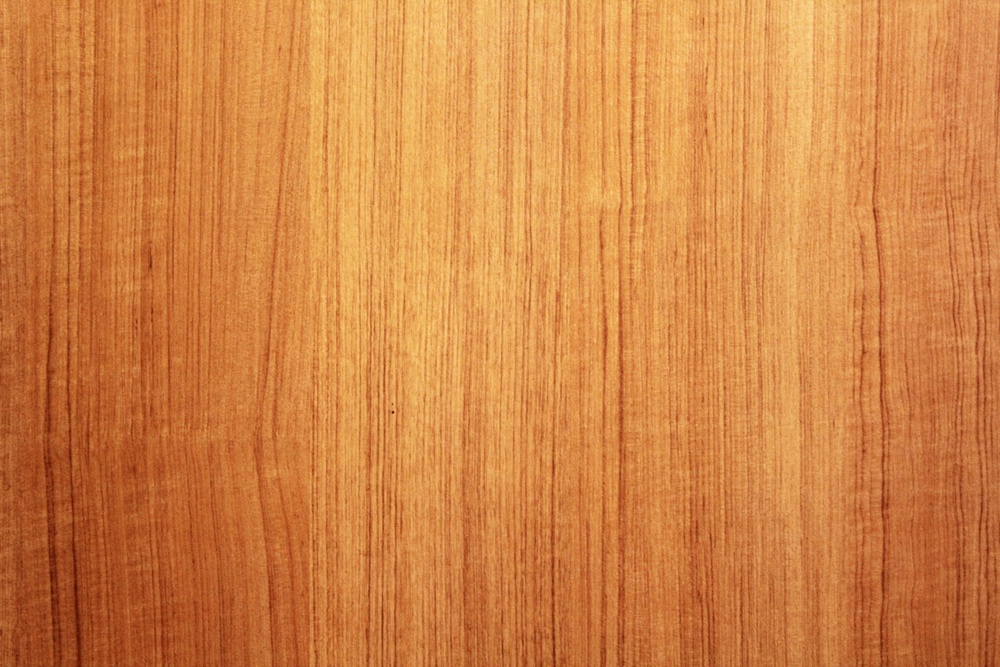
#> input picture Assets/pictures/bg3.jpg, 1000 x 667 px, shrunk from 1920 x 1280 before the run
$ python tile_generator.py
#> lines starting #> are read from the running program, lines starting #| are printed output that depends on the picture; after the words box and inside, x2 and y2 are one past the last pixel; in counts of white or black regions, pixels touching at a corner belong together
#!/usr/bin/env python3
# -*- coding: utf-8 -*-
"""
Created on Fri Oct  1 03:13:00 2021

@author: levi
"""

import cv2
import os
import numpy as np
import random as rd
from PIL import ImageFont, ImageDraw, Image


LENGTH = 360
FONTPATH = "./Assets/fonts/cookie.ttf"
FONT = ImageFont.truetype(FONTPATH, int(8 / 10 * LENGTH))


def generate_bg_image():
    path = os.path.join("Assets", "pictures", "bg3.jpg")
    image = cv2.imread(path)
#> image is the input picture: shape (667, 1000, 3); mean B, G, R 68.3, 131.6, 209.4
    image_h, image_w, _ = image.shape
#> image_h = 667; image_w = 1000
    x0, y0 = rd.randint(0, image_w - LENGTH - 1), rd.randint(0, image_h - LENGTH - 1)
#> x0 = 394; y0 = 215
    image = image[y0 : y0 + LENGTH, x0 : x0 + LENGTH, :]
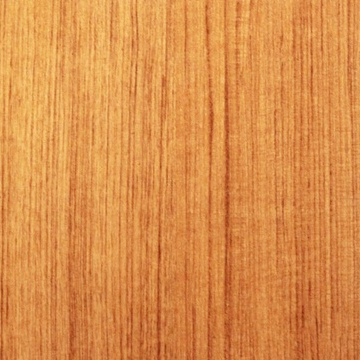
#> image: shape (360, 360, 3); mean B, G, R 75.3, 143.1, 218.8

    image = cv2.addWeighted(image, 0.75, image, 0, 0.2)
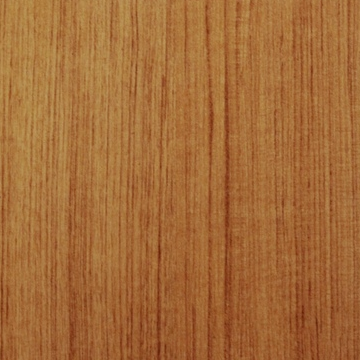
#> image: shape (360, 360, 3); mean B, G, R 56.6, 107.5, 164.2
    image = cv2.cvtColor(image, cv2.COLOR_RGB2RGBA)
#> image: shape (360, 360, 4)
    # passage en RGBA pour pixels tranparents sur les bords.
    return image


def set_rounded_corners(img, ratio):
    ALPHA = (255, 255, 255, 0)
    n, p, _ = img.shape
    assert n == p
    l = int(n * ratio)
    for x in range(0, l):
        for y in range(0, l):
            if ((l - x) ** 2 + (l - y) ** 2) > l ** 2:
                img[x, y, :] = ALPHA
                img[n - x - 1, y, :] = ALPHA
                img[x, n - y - 1, :] = ALPHA
                img[n - x - 1, n - y - 1, :] = ALPHA


def set_number(number, bg_image):
#> called with number = 1
    color = (255, 255, 255, 255)
    img_digit = np.zeros((LENGTH, LENGTH, 3), dtype=np.uint8)
    img_digit = Image.fromarray(img_digit)
#> img_digit: PIL image 360x360 RGB; every value is 0
    label = str(number)
    draw = ImageDraw.Draw(img_digit)
    draw.text((0, 0), label, font=FONT, fill=color)

    img_digit = np.array(img_digit)
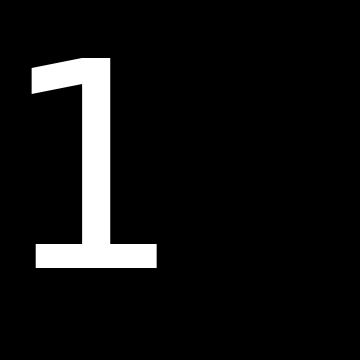
#> img_digit: shape (360, 360, 3); min 0, max 255, mean 18.6
    s_lines = np.sum(np.sum(img_digit, axis=1), axis=1)
#> s_lines = 360 values, max 92520 at index 244, min 0 at index 0, mean 20078.4
    s_col = np.sum(np.sum(img_digit, axis=0), axis=1)
#> s_col = 360 values, max 160650 at index 83, min 0 at index 0, mean 20078.4

    x_min, x_max, y_min, y_max = 0, LENGTH - 1, 0, LENGTH - 1
    while s_lines[x_min] == 0:
        x_min += 1
#> this loop made 58 passes
#> after the loop, x_min = 58
    while s_lines[x_max] == 0:
        x_max -= 1
#> this loop made 92 passes
#> x_max on passes 1 to 12: 358, 357, 356, 355, 354, 353, 352, 351, 350, 349, 348, 347
#> after the loop, x_max = 267
    while s_col[y_min] == 0:
        y_min += 1
#> this loop made 31 passes
#> after the loop, y_min = 31
    while s_col[y_max] == 0:
        y_max -= 1
#> this loop made 203 passes
#> after the loop, y_max = 156

    img_digit = img_digit[x_min:x_max, y_min:y_max, :]
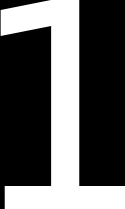
#> img_digit: shape (209, 125, 3); min 0, max 255, mean 90.9

    width, height = x_max - x_min, y_max - y_min
#> width = 209; height = 125
    x0, y0 = (LENGTH - width + 1) // 2, (LENGTH - height + 1) // 2
#> x0 = 76; y0 = 118
    img_centered = np.zeros((LENGTH, LENGTH, 3), dtype=np.uint8)
    img_centered[x0 : x0 + width, y0 : y0 + height, :] = img_digit[:width, :height, :]

    img_bgra = cv2.cvtColor(img_centered, cv2.COLOR_BGR2BGRA)
    alpha = img_bgra[:, :, 3]
#> alpha: shape (360, 360); every value is 255
    alpha[np.all(img_bgra[:, :, 0:3] == (0, 0, 0), 2)] = 0
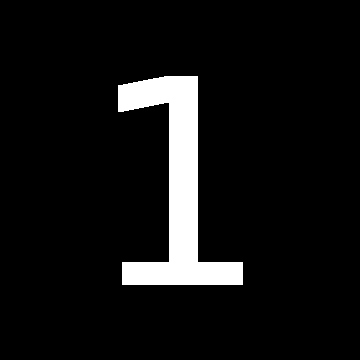
#> alpha: shape (360, 360); 7.4% white; 1 white region, box (x1, y1, x2, y2) and area: (118, 76, 243, 285) 9561
    img_result = cv2.addWeighted(bg_image, 1, img_bgra, 1, 0.2)
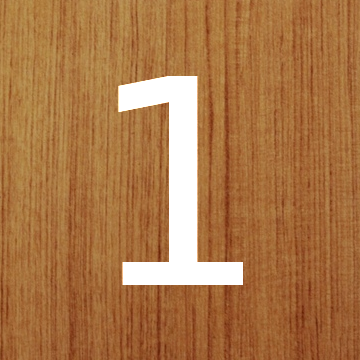
#> img_result: shape (360, 360, 4); mean B, G, R, A 71.1, 118.3, 170.9, 255
    return img_result


def main(n=25):

    for i in range(1, n):
        tile = generate_bg_image()
        tile = set_number(i, tile)
        set_rounded_corners(tile, 0.2)
#> after the loop in set_rounded_corners, `for x in range(0, l):`:
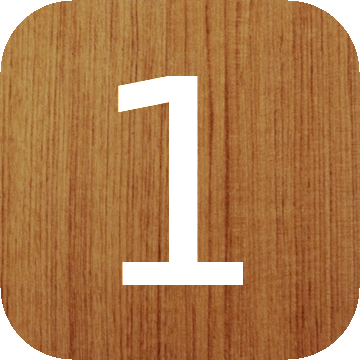
#> img: shape (360, 360, 4); mean B, G, R, A 78.4, 123.8, 174.3, 245.6

        path = os.path.join("Assets", "pictures", "Tile_" + str(i) + "_.png")
        print("generating Tile_" + str(i) + "_.png")
        cv2.imwrite(path, tile)

    # cv2.imshow("nom fenetre", tile)
    # cv2.waitKey(0)
    # cv2.destroyAllWindows()


if __name__ == "__main__":
    main()
